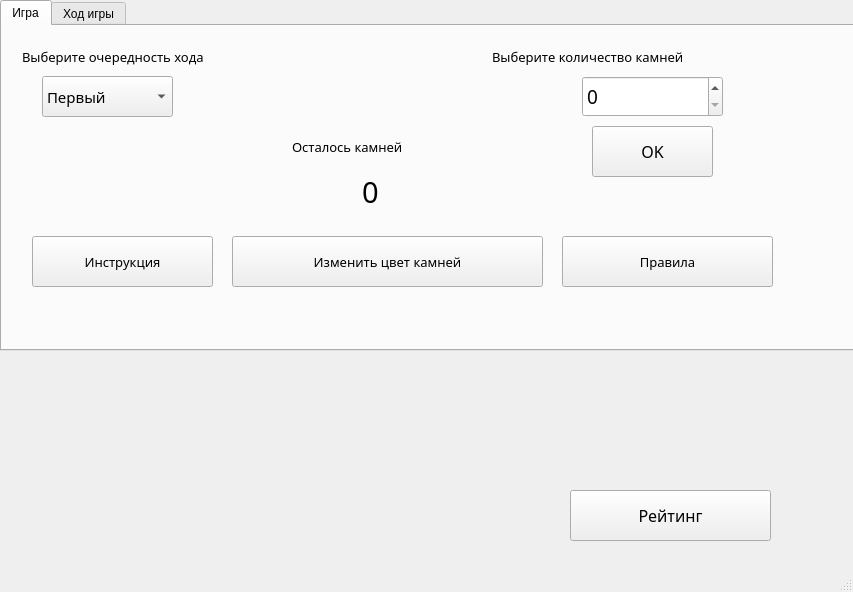
<?xml version="1.0" encoding="UTF-8"?>
<ui version="4.0">
 <class>MainWindow</class>
 <widget class="QMainWindow" name="MainWindow">
  <property name="geometry">
   <rect>
    <x>0</x>
    <y>0</y>
    <width>853</width>
    <height>592</height>
   </rect>
  </property>
  <property name="windowTitle">
   <string>MainWindow</string>
  </property>
  <widget class="QWidget" name="centralwidget">
   <widget class="QTabWidget" name="tabWidget">
    <property name="geometry">
     <rect>
      <x>0</x>
      <y>0</y>
      <width>871</width>
      <height>351</height>
     </rect>
    </property>
    <property name="cursor">
     <cursorShape>PointingHandCursor</cursorShape>
    </property>
    <property name="acceptDrops">
     <bool>false</bool>
    </property>
    <property name="currentIndex">
     <number>0</number>
    </property>
    <widget class="QWidget" name="tab">
     <attribute name="title">
      <string>Игра</string>
     </attribute>
     <widget class="QLabel" name="label">
      <property name="geometry">
       <rect>
        <x>20</x>
        <y>0</y>
        <width>371</width>
        <height>61</height>
       </rect>
      </property>
      <property name="font">
       <font>
        <family>Segoe Script</family>
        <pointsize>10</pointsize>
       </font>
      </property>
      <property name="text">
       <string>Выберите очередность хода</string>
      </property>
     </widget>
     <widget class="QComboBox" name="comboBox">
      <property name="geometry">
       <rect>
        <x>40</x>
        <y>50</y>
        <width>131</width>
        <height>41</height>
       </rect>
      </property>
      <property name="font">
       <font>
        <family>Segoe Script</family>
        <pointsize>11</pointsize>
       </font>
      </property>
      <item>
       <property name="text">
        <string>Первый</string>
       </property>
      </item>
      <item>
       <property name="text">
        <string>Второй</string>
       </property>
      </item>
     </widget>
     <widget class="QLabel" name="label_6">
      <property name="geometry">
       <rect>
        <x>290</x>
        <y>100</y>
        <width>221</width>
        <height>41</height>
       </rect>
      </property>
      <property name="font">
       <font>
        <family>Segoe Script</family>
        <pointsize>10</pointsize>
       </font>
      </property>
      <property name="text">
       <string>Осталось камней</string>
      </property>
     </widget>
     <widget class="QLabel" name="label_3">
      <property name="geometry">
       <rect>
        <x>360</x>
        <y>140</y>
        <width>81</width>
        <height>51</height>
       </rect>
      </property>
      <property name="font">
       <font>
        <family>Segoe Script</family>
        <pointsize>22</pointsize>
       </font>
      </property>
      <property name="text">
       <string>0</string>
      </property>
     </widget>
     <widget class="QLabel" name="label_2">
      <property name="geometry">
       <rect>
        <x>490</x>
        <y>0</y>
        <width>461</width>
        <height>61</height>
       </rect>
      </property>
      <property name="font">
       <font>
        <family>Segoe Script</family>
        <pointsize>10</pointsize>
       </font>
      </property>
      <property name="text">
       <string>Выберите количество камней</string>
      </property>
     </widget>
     <widget class="QSpinBox" name="spinBox">
      <property name="geometry">
       <rect>
        <x>580</x>
        <y>50</y>
        <width>141</width>
        <height>41</height>
       </rect>
      </property>
      <property name="font">
       <font>
        <family>Segoe Script</family>
        <pointsize>14</pointsize>
       </font>
      </property>
     </widget>
     <widget class="QPushButton" name="pushButton_2">
      <property name="geometry">
       <rect>
        <x>590</x>
        <y>100</y>
        <width>121</width>
        <height>51</height>
       </rect>
      </property>
      <property name="font">
       <font>
        <family>Segoe Script</family>
        <pointsize>12</pointsize>
       </font>
      </property>
      <property name="text">
       <string>OK</string>
      </property>
     </widget>
     <widget class="QPushButton" name="pushButton_3">
      <property name="geometry">
       <rect>
        <x>560</x>
        <y>210</y>
        <width>211</width>
        <height>51</height>
       </rect>
      </property>
      <property name="font">
       <font>
        <family>Segoe Script</family>
        <pointsize>10</pointsize>
       </font>
      </property>
      <property name="text">
       <string>Правила</string>
      </property>
     </widget>
     <widget class="QPushButton" name="pushButton">
      <property name="geometry">
       <rect>
        <x>230</x>
        <y>210</y>
        <width>311</width>
        <height>51</height>
       </rect>
      </property>
      <property name="font">
       <font>
        <family>Segoe Script</family>
        <pointsize>10</pointsize>
       </font>
      </property>
      <property name="text">
       <string>Изменить цвет камней</string>
      </property>
     </widget>
     <widget class="QLabel" name="label_5">
      <property name="geometry">
       <rect>
        <x>130</x>
        <y>280</y>
        <width>421</width>
        <height>31</height>
       </rect>
      </property>
      <property name="font">
       <font>
        <family>Segoe Script</family>
        <pointsize>14</pointsize>
       </font>
      </property>
      <property name="text">
       <string/>
      </property>
     </widget>
     <widget class="QLabel" name="label_8">
      <property name="geometry">
       <rect>
        <x>10</x>
        <y>140</y>
        <width>271</width>
        <height>41</height>
       </rect>
      </property>
      <property name="font">
       <font>
        <family>Segoe Script</family>
        <pointsize>12</pointsize>
       </font>
      </property>
      <property name="text">
       <string/>
      </property>
     </widget>
     <widget class="QPushButton" name="pushButton_5">
      <property name="geometry">
       <rect>
        <x>30</x>
        <y>210</y>
        <width>181</width>
        <height>51</height>
       </rect>
      </property>
      <property name="font">
       <font>
        <family>Segoe Script</family>
        <pointsize>10</pointsize>
       </font>
      </property>
      <property name="cursor">
       <cursorShape>ArrowCursor</cursorShape>
      </property>
      <property name="text">
       <string>Инструкция</string>
      </property>
     </widget>
    </widget>
    <widget class="QWidget" name="tab_2">
     <attribute name="title">
      <string>Ход игры</string>
     </attribute>
     <widget class="QListWidget" name="listWidget">
      <property name="geometry">
       <rect>
        <x>0</x>
        <y>0</y>
        <width>781</width>
        <height>331</height>
       </rect>
      </property>
      <property name="font">
       <font>
        <pointsize>18</pointsize>
       </font>
      </property>
     </widget>
    </widget>
   </widget>
   <widget class="QLabel" name="label_4">
    <property name="geometry">
     <rect>
      <x>10</x>
      <y>490</y>
      <width>531</width>
      <height>61</height>
     </rect>
    </property>
    <property name="font">
     <font>
      <family>Segoe Script</family>
      <pointsize>14</pointsize>
     </font>
    </property>
    <property name="text">
     <string/>
    </property>
   </widget>
   <widget class="QPushButton" name="pushButton_4">
    <property name="geometry">
     <rect>
      <x>570</x>
      <y>490</y>
      <width>201</width>
      <height>51</height>
     </rect>
    </property>
    <property name="font">
     <font>
      <family>Segoe Script</family>
      <pointsize>12</pointsize>
     </font>
    </property>
    <property name="text">
     <string>Рейтинг</string>
    </property>
   </widget>
  </widget>
  <widget class="QMenuBar" name="menubar">
   <property name="geometry">
    <rect>
     <x>0</x>
     <y>0</y>
     <width>853</width>
     <height>22</height>
    </rect>
   </property>
  </widget>
  <widget class="QStatusBar" name="statusbar"/>
 </widget>
 <resources/>
 <connections/>
</ui>
